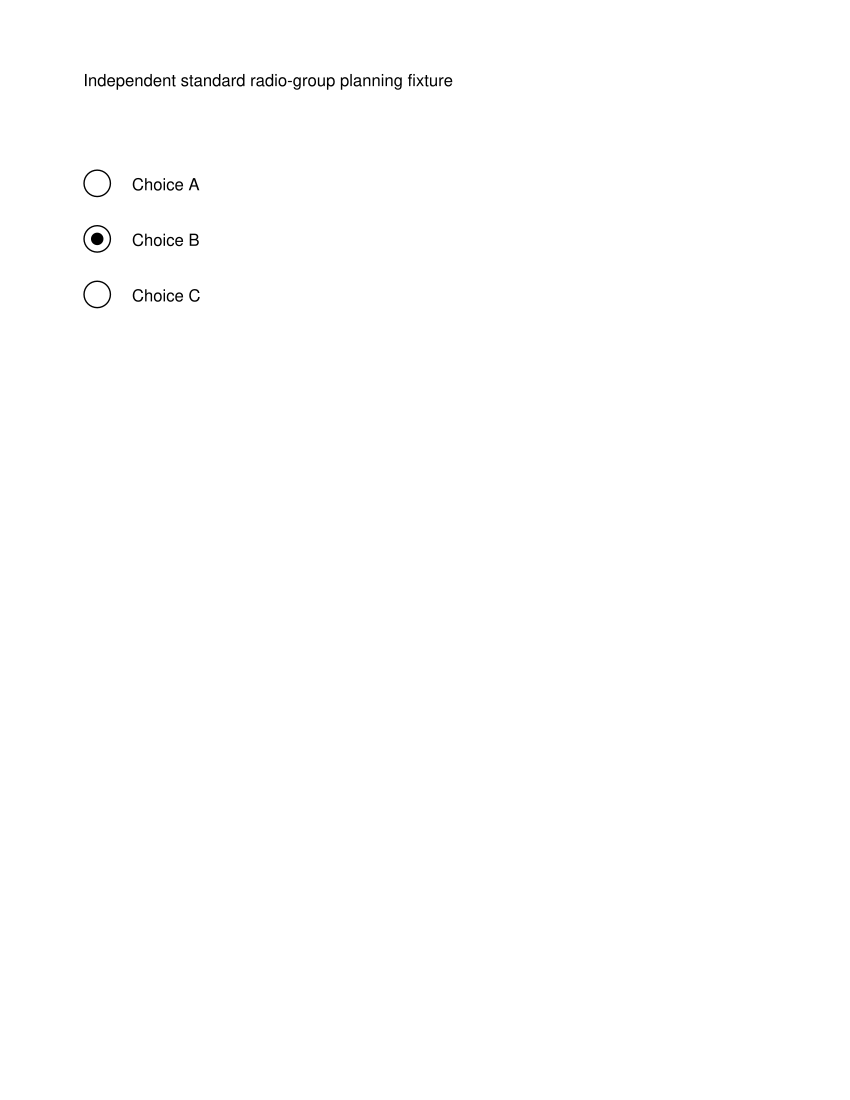

Generate this figure with Python:
"""Provenance: reportlab-radio-fields.pdf was generated with ReportLab 4.4.9.

Rust tests include its bytes; Python and ReportLab are not runtime dependencies.
"""
from pathlib import Path
from reportlab.pdfgen import canvas
from reportlab.lib.colors import black, white

c = canvas.Canvas(str(Path(__file__).with_suffix('.pdf')), pagesize=(612, 792))
c.drawString(60, 730, 'Independent standard radio-group planning fixture')
for value, y in [('Choice A', 650), ('Choice B', 610), ('Choice C', 570)]:
    c.acroForm.radio(name='Preference', value=value, selected=value == 'Choice B',
        x=60, y=y, size=20, buttonStyle='circle', shape='circle',
        borderStyle='solid', borderWidth=1, borderColor=black, fillColor=white,
        textColor=black, fieldFlags='radio required noToggleToOff')
    c.drawString(95, y+5, value)
c.showPage()
c.save()
